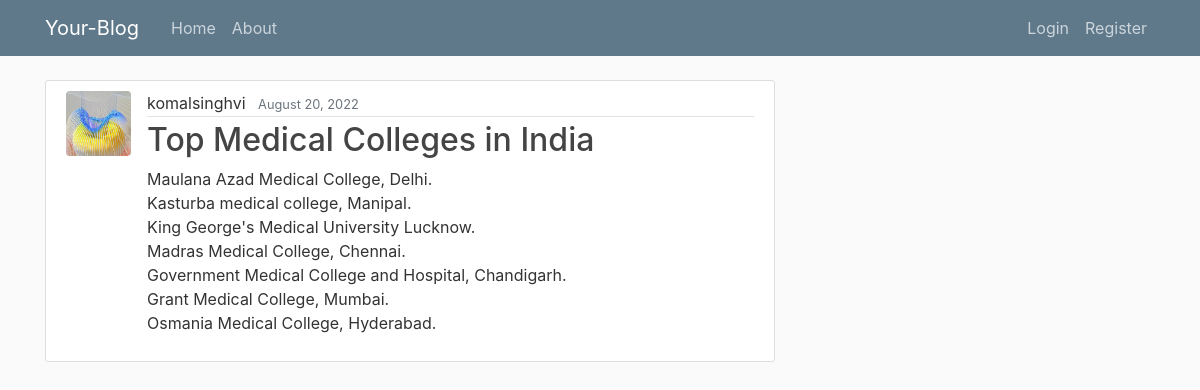
The page /post/22/ on the database its author committed.
### blog/models.py (models this page shows, shortened)
class post(models.Model):
    title=models.CharField(max_length=100)
    content=models.TextField()
    date_posted=models.DateTimeField(default=timezone.now)
    author=models.ForeignKey(User,on_delete=models.CASCADE)

### users/models.py (models this page shows, shortened)
class profile(models.Model):
    user=models.OneToOneField(User, on_delete=CASCADE)
    image=models.ImageField(default='default.jpg', upload_to='profile_pics')

### blog/views.py (the view)
# urls.py: path('post/<int:pk>/', PostDetailView.as_view(), name='post-details'),
class PostDetailView(DetailView):
    model = post

### blog/templates/blog/post_detail.html (shortened to what this page needs)
{% extends "blog/base.html" %}
{% block content %}
    <article class="media content-section">
    <img class="rounded circle article-img" src="{{ object.author.profile.image.url }}">
        <div class="media-body">
        <div class="article-metadata">
            <a class="mr-2">{{ object.author }}</a>
            <small class="text-muted">{{ object.date_posted|date:"F d, Y" }}</small>
        </div>
        <h2 class="article-title">{{ object.title }}</h2>
        <p class="article-content">{{ object.content }}</p>
        </div>
    </article>
{% endblock content %}

### blog/static/blog/main.css (style rules this page uses)
body { background: #fafafa; color: #333333; margin-top: 5rem; }
h1, h2, h3, h4, h5, h6 { color: #444444; }
.content-section { background: #ffffff; padding: 10px 20px; border: 1px solid #dddddd; border-radius: 3px; margin-bottom: 20px; }
.article-title { color: #444444; }
.article-content { white-space: pre-line; }
.article-img { height: 65px; width: 65px; margin-right: 16px; }
.article-metadata { padding-bottom: 1px; margin-bottom: 4px; border-bottom: 1px solid #e3e3e3 }

### rows shown on the page
post: author.profile.image (picture), author "komalsinghvi", date_posted "August 20, 2022", title "Top Medical Colleges in India", content "Maulana Azad Medical College, Delhi. Kasturba medical college, Manipal. King George's Medical University Lucknow. Madras Medical College, Chennai. Government Medical College and Hospital, Chandigarh. Grant Medical College, Mumbai. Osmania Medical College, Hyderabad."
